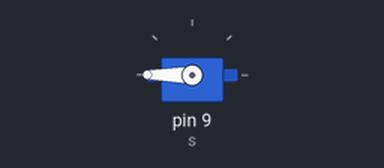
The sketch below on a simulated Arduino Uno, built with avr-gcc and run on an emulated ATmega328P. On the bench: servo.

Above: at 0.05 s.
Timing chart, 0 to 5.1 s (numbered marks = the images above):
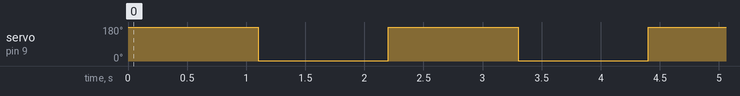

The sketch:

_14_Servo_Test.ino
```cpp
#include<Servo.h>
Servo s;
int pos =0;
void setup()
{
  s.attach(9);
}
void loop()
{
  s.write(180);
  delay(1100);
  s.write(2);
  delay(1100);

}
```

Measured:
- by itself, servo on pin 9 (s): alternates 180° for 1.1 s and 2° for 1.1 s
